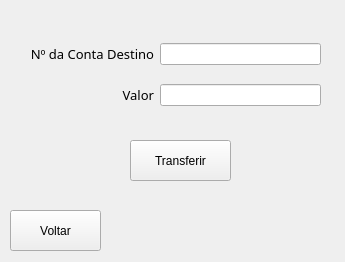
<?xml version="1.0" encoding="UTF-8"?>
<ui version="4.0">
 <class>Form</class>
 <widget class="QWidget" name="Form">
  <property name="geometry">
   <rect>
    <x>0</x>
    <y>0</y>
    <width>345</width>
    <height>262</height>
   </rect>
  </property>
  <property name="windowTitle">
   <string>Transferência</string>
  </property>
  <property name="windowIcon">
   <iconset>
    <normaloff>gpicon.png</normaloff>gpicon.png</iconset>
  </property>
  <widget class="QWidget" name="layoutWidget">
   <property name="geometry">
    <rect>
     <x>30</x>
     <y>30</y>
     <width>291</width>
     <height>89</height>
    </rect>
   </property>
   <layout class="QGridLayout" name="gridLayout">
    <item row="0" column="1">
     <widget class="QLineEdit" name="lineEdit_3"/>
    </item>
    <item row="1" column="0">
     <widget class="QLabel" name="label_2">
      <property name="font">
       <font>
        <family>Hack</family>
        <pointsize>10</pointsize>
       </font>
      </property>
      <property name="text">
       <string>Valor</string>
      </property>
      <property name="alignment">
       <set>Qt::AlignRight|Qt::AlignTrailing|Qt::AlignVCenter</set>
      </property>
     </widget>
    </item>
    <item row="1" column="1">
     <widget class="QLineEdit" name="lineEdit_2"/>
    </item>
    <item row="0" column="0">
     <widget class="QLabel" name="label">
      <property name="font">
       <font>
        <family>Hack</family>
        <pointsize>10</pointsize>
       </font>
      </property>
      <property name="text">
       <string>Nº da Conta Destino</string>
      </property>
      <property name="alignment">
       <set>Qt::AlignRight|Qt::AlignTrailing|Qt::AlignVCenter</set>
      </property>
     </widget>
    </item>
   </layout>
  </widget>
  <widget class="QPushButton" name="pushButton">
   <property name="geometry">
    <rect>
     <x>130</x>
     <y>140</y>
     <width>101</width>
     <height>41</height>
    </rect>
   </property>
   <property name="text">
    <string>Transferir</string>
   </property>
  </widget>
  <widget class="QPushButton" name="pushButton_2">
   <property name="geometry">
    <rect>
     <x>10</x>
     <y>210</y>
     <width>91</width>
     <height>41</height>
    </rect>
   </property>
   <property name="text">
    <string>Voltar</string>
   </property>
  </widget>
 </widget>
 <resources/>
 <connections/>
</ui>
